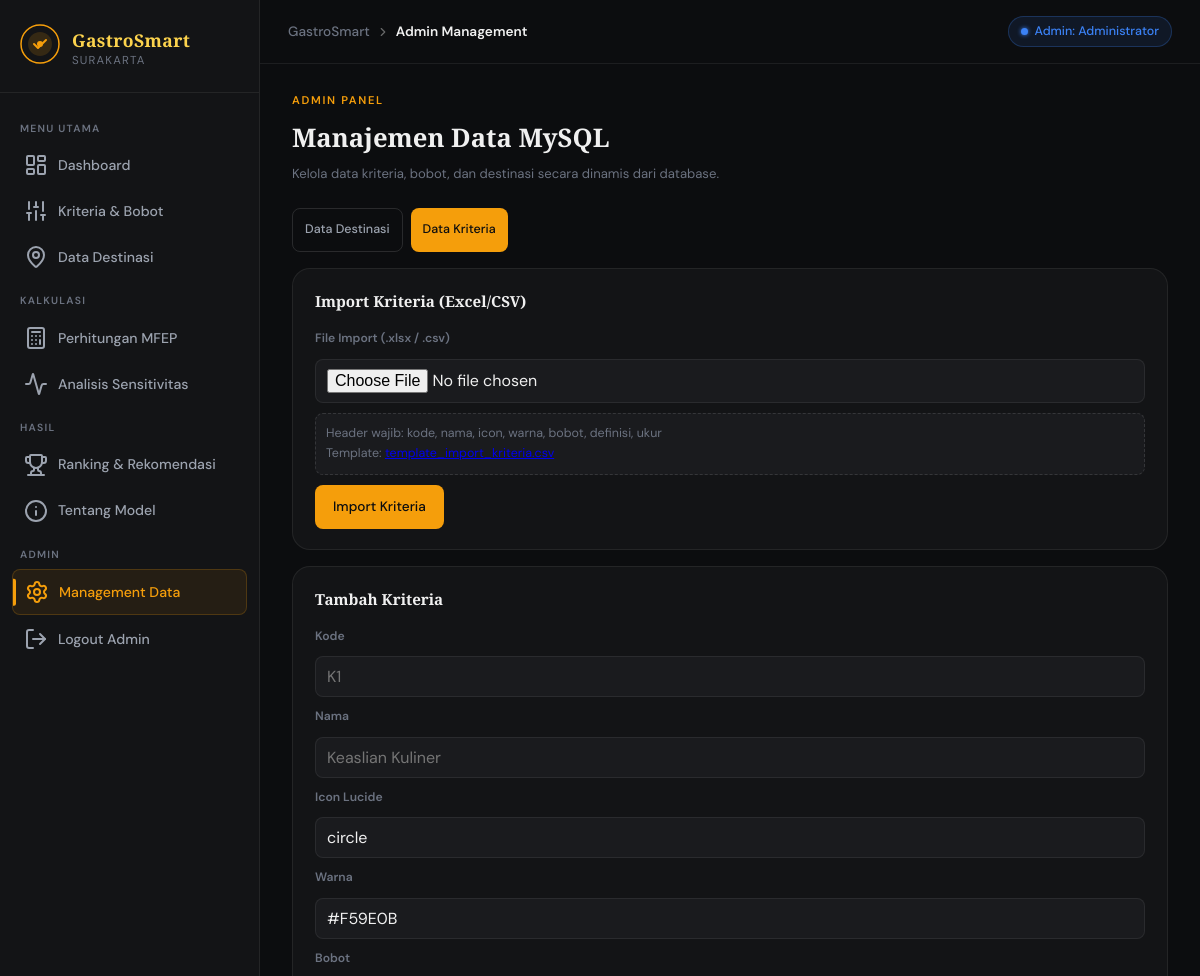
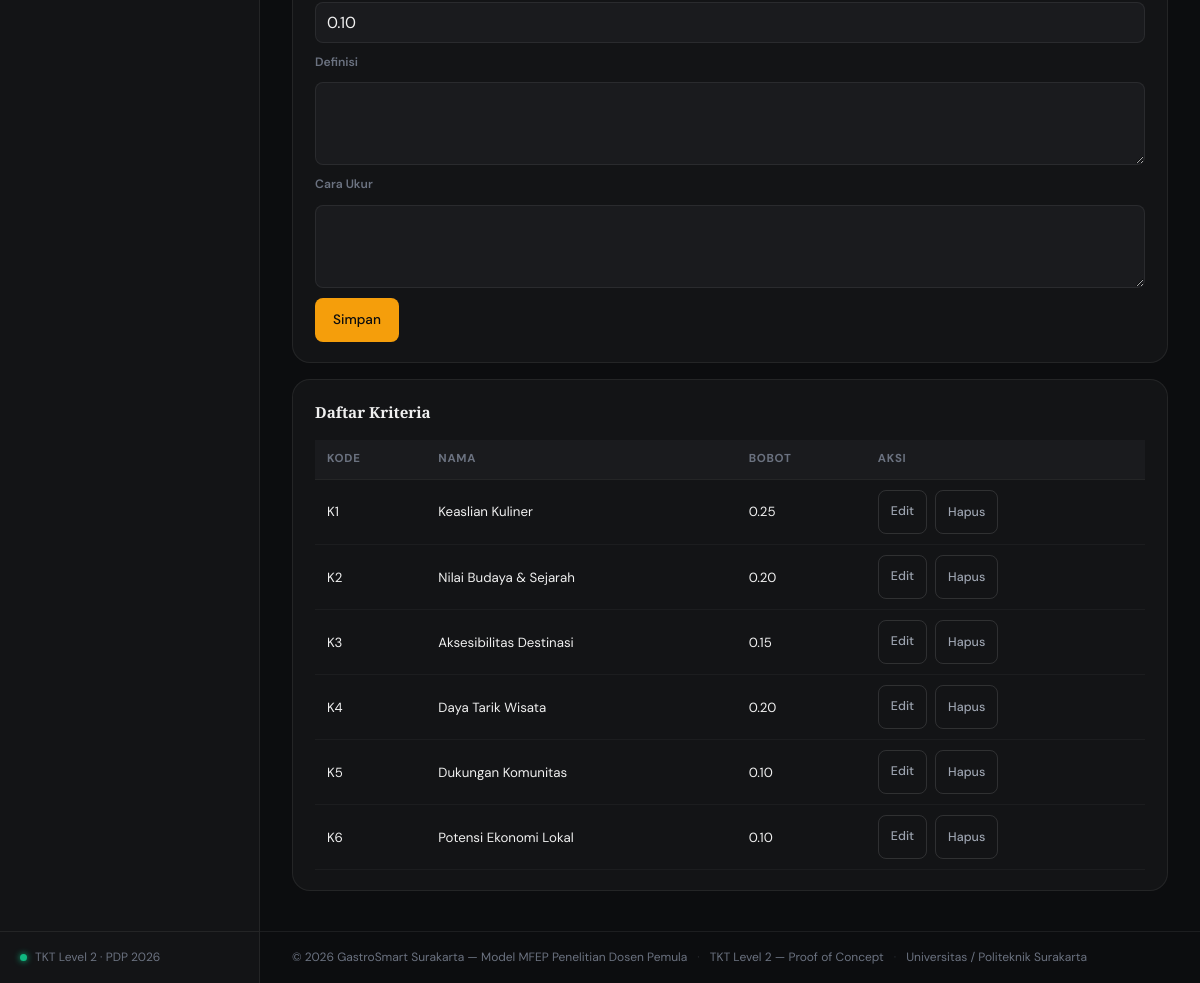
The app's page /admin.php?section=kriteria (signed in) with its own data (2 pictures, top to bottom).
### tables this page shows
CREATE TABLE IF NOT EXISTS kriteria (
    id INT AUTO_INCREMENT PRIMARY KEY,
    kode VARCHAR(10) NOT NULL UNIQUE,
    nama VARCHAR(100) NOT NULL,
    icon VARCHAR(50) NOT NULL,
    warna VARCHAR(20) NOT NULL,
    bobot DECIMAL(5,4) NOT NULL,
    definisi TEXT NOT NULL,
    ukur TEXT NOT NULL,
    created_at TIMESTAMP DEFAULT CURRENT_TIMESTAMP,
    updated_at TIMESTAMP DEFAULT CURRENT_TIMESTAMP ON UPDATE CURRENT_TIMESTAMP
);

### admin.php (the view, shortened to what this page needs)
<?php
$db = getDbConnection();
$section = $_GET['section'] ?? 'destinasi';
$kriteriaRows = [];
$editKriteria = null;
if ($db && dbTableExists($db, 'kriteria')) {
    $kResult = $db->query('SELECT * FROM kriteria ORDER BY kode ASC');
    if ($kResult) {
        while ($row = $kResult->fetch_assoc()) {
            $kriteriaRows[] = $row;
        }
    }
}
?>
<?php include 'includes/header.php'; ?>
<div style="margin-bottom:24px;" class="animate-in">
    <div class="hero-eyebrow">Admin Panel</div>
    <h1 class="section-title" style="font-family:var(--font-display);font-size:1.6rem;">Manajemen Data MySQL</h1>
    <p class="section-subtitle">Kelola data kriteria, bobot, dan destinasi secara dinamis dari database.</p>
</div>
<?php if (!$db): ?>
    <div class="card">
        <div class="alert-error">Koneksi MySQL gagal. Periksa DB_HOST, DB_PORT, DB_NAME, DB_USER, dan DB_PASS pada konfigurasi.</div>
    </div>
<?php else: ?>
    <div class="admin-tabs">
        <a href="admin.php?section=destinasi" class="btn btn-sm <?= $section === 'destinasi' ? 'btn-primary' : 'btn-outline' ?>">Data Destinasi</a>
        <a href="admin.php?section=kriteria" class="btn btn-sm <?= $section === 'kriteria' ? 'btn-primary' : 'btn-outline' ?>">Data Kriteria</a>
    </div>
    <?php if ($section === 'kriteria'): ?>
        <div class="card" style="margin-top:16px;margin-bottom:16px;">
            <div class="card-header">
                <span class="card-title">Import Kriteria (Excel/CSV)</span>
            </div>
            <form method="post" enctype="multipart/form-data" class="admin-form-grid">
                <label>File Import (.xlsx / .csv)</label>
                <input type="file" name="import_file" accept=".xlsx,.csv" required>
                <div class="import-hint">
                    Header wajib: kode, nama, icon, warna, bobot, definisi, ukur<br>
                    Template: <a href="manual/template_import_kriteria.csv" target="_blank">template_import_kriteria.csv</a>
                </div>
                <div>
                    <button type="submit" class="btn btn-primary">Import Kriteria</button>
                </div>
            </form>
        </div>
        <div class="card" style="margin-top:16px;margin-bottom:16px;">
            <div class="card-header">
                <span class="card-title"><?= $editKriteria ? 'Edit Kriteria' : 'Tambah Kriteria' ?></span>
            </div>
            <form method="post" class="admin-form-grid">
                <label>Kode</label>
                <input name="kode" required value="<?= htmlspecialchars($editKriteria['kode'] ?? '') ?>" placeholder="K1">
                <label>Nama</label>
                <input name="nama" required value="<?= htmlspecialchars($editKriteria['nama'] ?? '') ?>" placeholder="Keaslian Kuliner">
                <label>Icon Lucide</label>
                <input name="icon" required value="<?= htmlspecialchars($editKriteria['icon'] ?? 'circle') ?>" placeholder="utensils">
                <label>Warna</label>
                <input name="warna" required value="<?= htmlspecialchars($editKriteria['warna'] ?? '#F59E0B') ?>" placeholder="#F59E0B">
                <label>Bobot</label>
                <input type="number" step="0.01" min="0" max="1" name="bobot" required value="<?= htmlspecialchars($editKriteria['bobot'] ?? '0.10') ?>">
                <label>Definisi</label>
                <textarea name="definisi" rows="3" required><?= htmlspecialchars($editKriteria['definisi'] ?? '') ?></textarea>
                <label>Cara Ukur</label>
                <textarea name="ukur" rows="3" required><?= htmlspecialchars($editKriteria['ukur'] ?? '') ?></textarea>
                <div style="display:flex;gap:8px;flex-wrap:wrap;">
                    <button type="submit" class="btn btn-primary"><?= $editKriteria ? 'Update' : 'Simpan' ?></button>
                </div>
            </form>
        </div>
        <div class="card">
            <div class="card-header">
                <span class="card-title">Daftar Kriteria</span>
            </div>
            <div style="overflow-x:auto;">
                <table class="table">
                    <thead>
                        <tr>
                            <th>Kode</th>
                            <th>Nama</th>
                            <th>Bobot</th>
                            <th>Aksi</th>
                        </tr>
                    </thead>
                    <tbody>
                        <?php foreach ($kriteriaRows as $row): ?>
                            <tr>
                                <td><?= htmlspecialchars($row['kode']) ?></td>
                                <td><?= htmlspecialchars($row['nama']) ?></td>
                                <td><?= number_format((float)$row['bobot'], 2) ?></td>
                                <td style="display:flex;gap:8px;">
                                    <a class="btn btn-outline btn-sm" href="admin.php?section=kriteria&edit_kriteria=<?= (int)$row['id'] ?>">Edit</a>
                                    <form method="post" onsubmit="return confirm('Hapus data ini?')">
                                        <button type="submit" class="btn btn-outline btn-sm">Hapus</button>
                                    </form>
                                </td>
                            </tr>
                        <?php endforeach; ?>
                    </tbody>
                </table>
            </div>
        </div>
    <?php endif; ?>
<?php endif; ?>
<?php include 'includes/footer.php'; ?>

### assets/css/main.css (style rules this page uses)
:root { --bg-base: #0C0D0F; --bg-surface: #131416; --bg-elevated: #1A1B1E; --bg-overlay: #222428; --border-subtle: rgba(255, 255, 255, 0.07); --border-medium: rgba(255, 255, 255, 0.12); --gold: #F59E0B; --gold-dim: #B45309; --gold-glow: rgba(245, 158, 11, 0.15); --gold-subtle: rgba(245, 158, 11, 0.08); --text-primary: #F0F0F0; --text-secondary: #9CA3AF; --text-muted: #6B7280; --text-gold: #FCD34D; --green: #10B981; --blue: #3B82F6; --purple: #8B5CF6; --red: #EF4444; --orange: #F97316; --cyan: #06B6D4; --sidebar-w: 260px; --topbar-h: 64px; --radius-sm: 8px; --radius-md: 12px; --radius-lg: 18px; --radius-xl: 24px; --font-display: 'Playfair Display', Georgia, serif; --font-body: 'DM Sans', sans-serif; --font-mono: 'DM Mono', monospace; --shadow-sm: 0 1px 3px rgba(0, 0, 0, 0.4); --shadow-md: 0 4px 16px rgba(0, 0, 0, 0.5); --shadow-lg: 0 8px 32px rgba(0, 0, 0, 0.6); --glow-gold: 0 0 24px rgba(245, 158, 11, 0.25); }
*, *::before, *::after { box-sizing: border-box; margin: 0; padding: 0; }
html { font-size: 16px; scroll-behavior: smooth; }
body { font-family: var(--font-body); background: var(--bg-base); color: var(--text-primary); line-height: 1.6; min-height: 100vh; display: flex; overflow-x: hidden; -webkit-text-size-adjust: 100%; -ms-text-size-adjust: 100%; text-size-adjust: 100%; }
.card { background: var(--bg-surface); border: 1px solid var(--border-subtle); border-radius: var(--radius-lg); padding: 24px; transition: border-color 0.2s, box-shadow 0.2s; }
.card-header { display: flex; align-items: center; justify-content: space-between; margin-bottom: 18px; }
.card-title { font-family: var(--font-display); font-size: 1.05rem; font-weight: 600; color: var(--text-primary); }
.btn { display: inline-flex; align-items: center; gap: 7px; padding: 9px 18px; border-radius: var(--radius-sm); font-size: 0.85rem; font-weight: 500; cursor: pointer; border: none; transition: all 0.18s; text-decoration: none; font-family: var(--font-body); min-height: 44px; }
.btn-primary { background: var(--gold); color: #0C0D0F; }
.btn-outline { background: transparent; color: var(--text-secondary); border: 1px solid var(--border-medium); }
.btn-sm { padding: 6px 12px; font-size: 0.78rem; }
.section-title { font-family: var(--font-display); font-size: 1.15rem; font-weight: 700; color: var(--text-primary); margin-bottom: 4px; }
.section-subtitle { font-size: 0.82rem; color: var(--text-muted); margin-bottom: 18px; }
.animate-in { animation: fadeInUp 0.4s ease both; }
.hero-eyebrow { font-size: 0.7rem; letter-spacing: 0.15em; text-transform: uppercase; color: var(--gold); font-weight: 600; margin-bottom: 8px; }
.auth-form, .admin-form-grid { display: grid; gap: 10px; }
.auth-form label, .admin-form-grid label { font-size: 0.76rem; color: var(--text-muted); font-weight: 600; }
.auth-form input, .admin-form-grid input, .admin-form-grid textarea { background: var(--bg-elevated); border: 1px solid var(--border-subtle); color: var(--text-primary); border-radius: var(--radius-sm); padding: 9px 11px; font-family: var(--font-body); font-size: 0.85rem; font-size: max(0.85rem, 16px); }
.admin-tabs { display: flex; gap: 8px; flex-wrap: wrap; }
.import-hint { font-size: 0.78rem; color: var(--text-muted); background: var(--bg-elevated); border: 1px dashed var(--border-medium); border-radius: var(--radius-sm); padding: 10px; }
.table { width: 100%; border-collapse: collapse; font-size: 0.83rem; }
.table th { text-align: left; padding: 10px 12px; font-size: 0.72rem; font-weight: 700; letter-spacing: 0.06em; text-transform: uppercase; color: var(--text-muted); border-bottom: 1px solid var(--border-subtle); background: var(--bg-elevated); white-space: nowrap; }
.table td { padding: 10px 12px; border-bottom: 1px solid rgba(255, 255, 255, 0.04); vertical-align: middle; }
.card { background: var(--bg-surface); border: 1px solid var(--border-subtle); border-radius: var(--radius-lg); padding: 20px 22px; margin-bottom: 0; }
.card-header { display: flex; align-items: center; justify-content: space-between; gap: 12px; margin-bottom: 16px; flex-wrap: wrap; }
.card-title { font-weight: 700; font-size: 0.95rem; }

### records on screen
kriteria: kode "K1", nama "Keaslian Kuliner", bobot "0.25"
kriteria: kode "K2", nama "Nilai Budaya & Sejarah", bobot "0.20"
kriteria: kode "K3", nama "Aksesibilitas Destinasi", bobot "0.15"
kriteria: kode "K4", nama "Daya Tarik Wisata", bobot "0.20"
kriteria: kode "K5", nama "Dukungan Komunitas", bobot "0.10"
kriteria: kode "K6", nama "Potensi Ekonomi Lokal", bobot "0.10"

### other values on screen
$pageTitle "Admin Management"
$_SESSION['admin_user']['display_name'] "Administrator"
